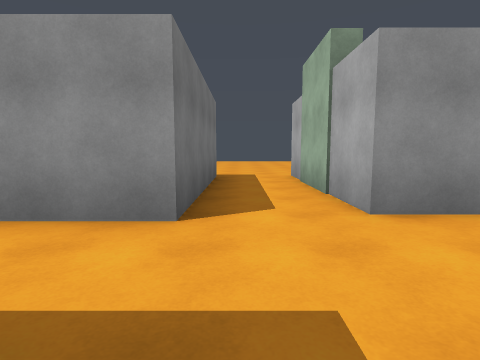
[1] (above)

24 first-person views from a walk through a 3-D level made in the Unity game engine. The camera is 1.3 m above the floor, tilts 6° down and sees 80° across. The floor is counted in squares, 1.8 m on a side. Each view is taken from the middle of a square. On the plan, view 1 faces up. The plan holds only what a view shows up to about 10 squares ahead; the rest is blank. The place goes on beyond the plan. The player character is not drawn.

[2]
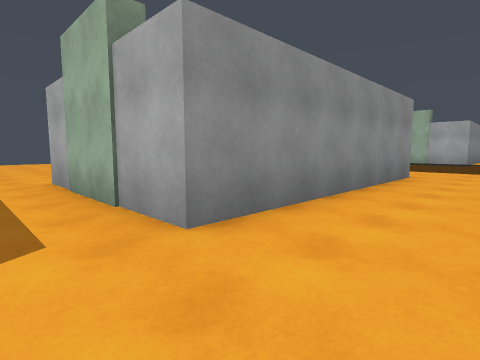

[3]
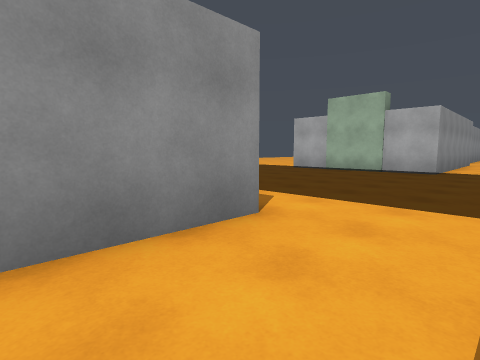

[4]
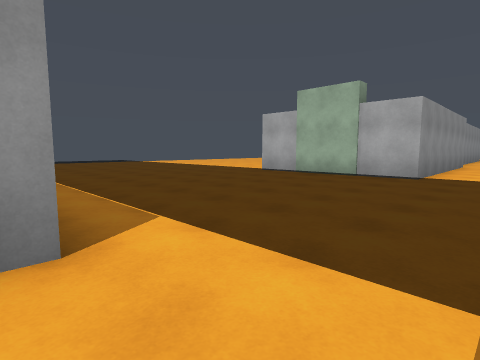

[5]
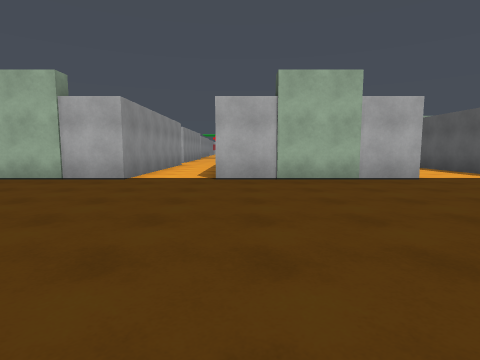

[6]
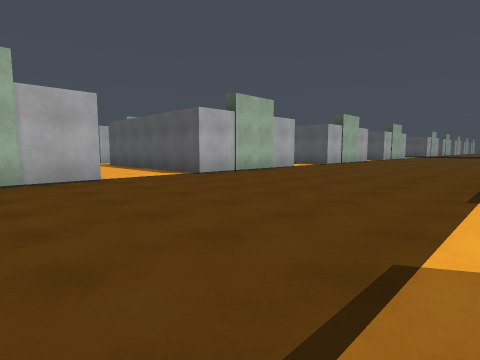

[7]
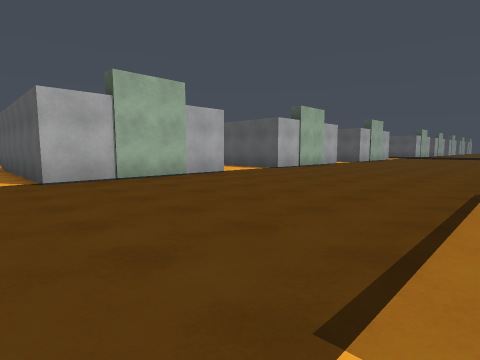

[8]
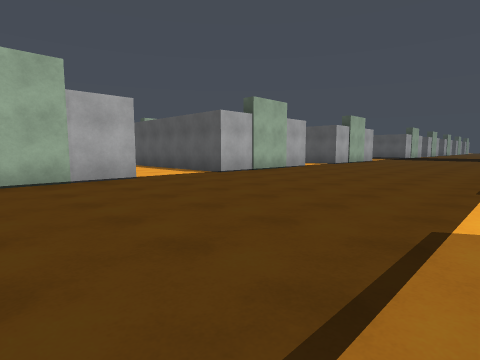

[9]
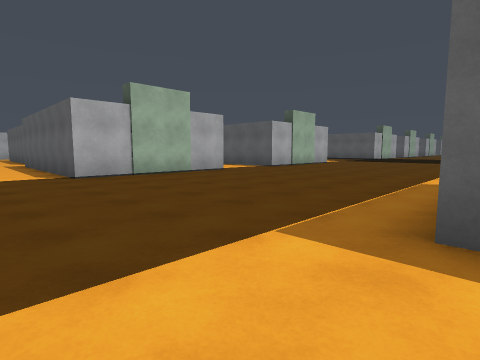

[10]
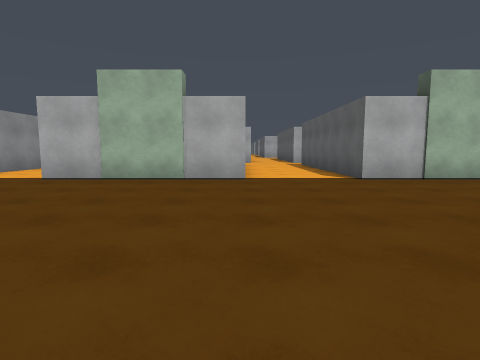

[11]
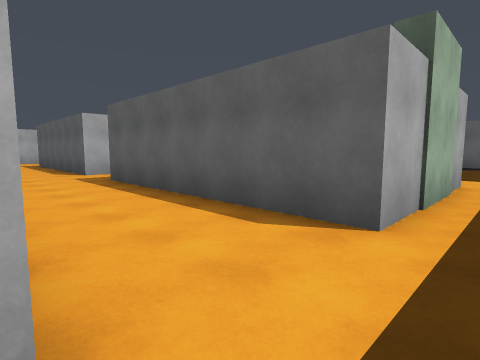

[12]
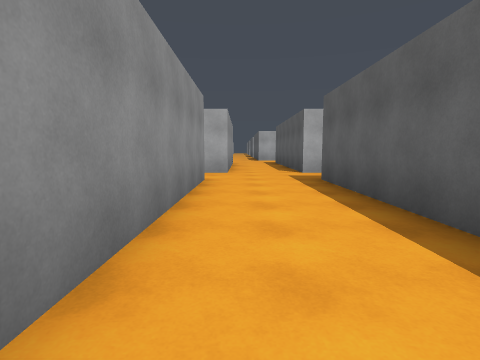

[13]
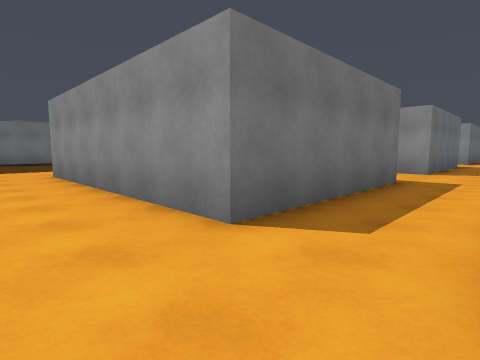

[14]
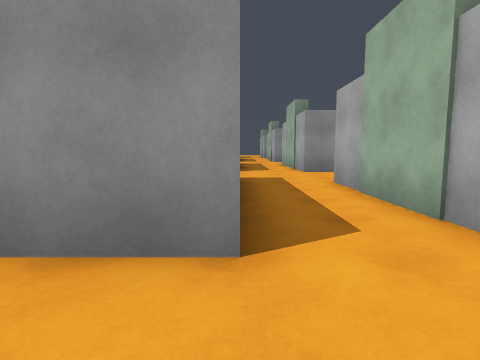

[15]
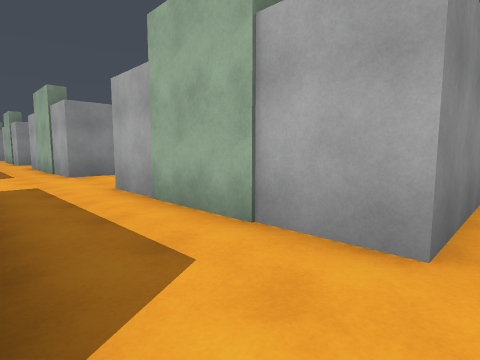

[16]
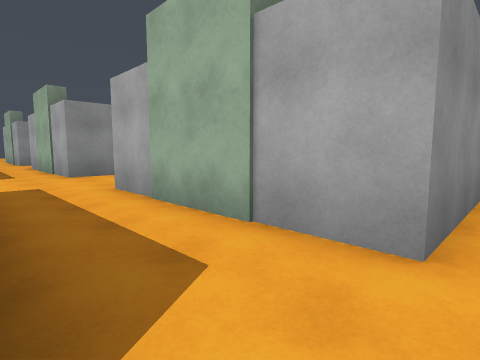

[17]
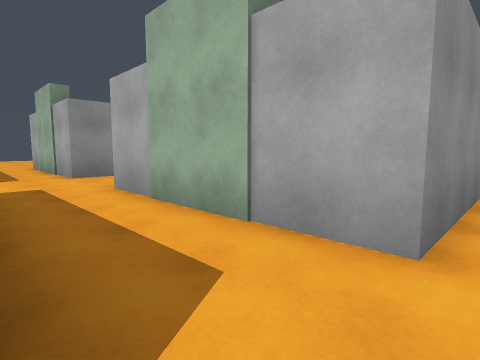

[18]
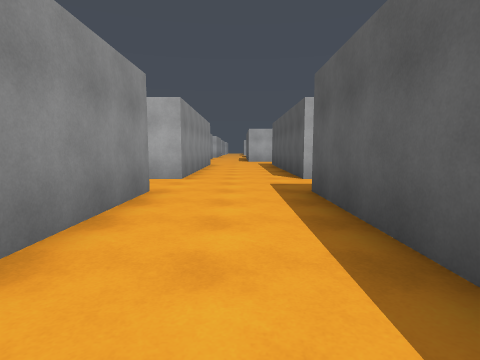

[19]
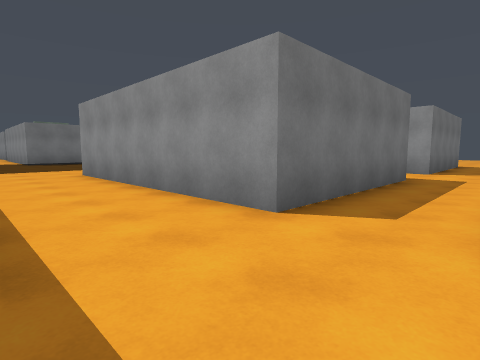

[20]
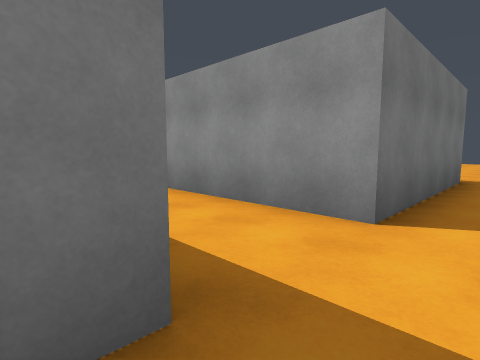

[21]
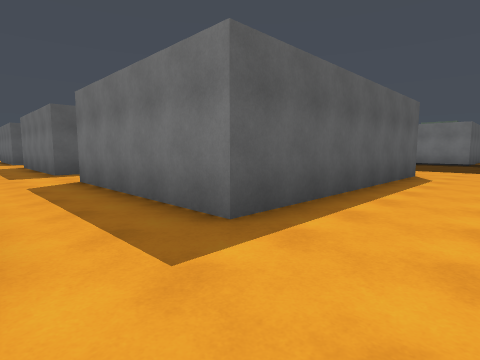

[22]
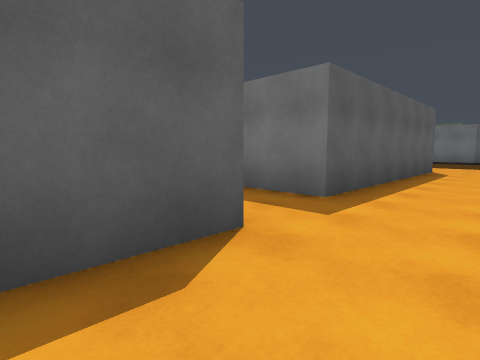

[23]
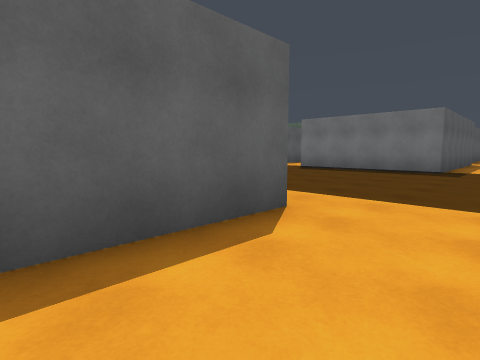

[24]
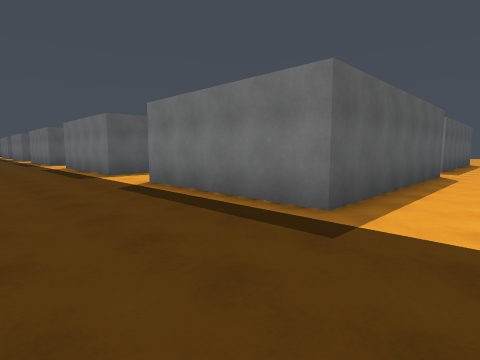

### Floor plan
Key: @ floor where view 1 was taken; # wall or solid block; . main floor; : floor 0.25 m higher than the main floor.
Columns run from 2 left of view 1 to 27 right of it. Each row starts with its distance up from view 1.
 10   ...   ....::::::............
  9  ...........::::::............
  8  #..#######.::::::########.###
  7  #..#     #.::::::#      #.#
  6  #..#     #.::::::#      #.#
  5  #..#     #.::::::#      #.#
  4  #..#     #.::::::#      #.##
  3 ##..#######.::::::########..#
  2 ............::::::...........
  1  ...........::::::....  ....
  0   @      ##.::::::#     ##.#
 -1           #.::::::#      #.#
 -2            .::::::#      #.#
 -3            .::::::#      #.#
 -4            .::::::########.###
 -5            .::::::............
 -6            .::::::............
 -7            .::::::............
 -8            .::::::########.###
 -9            .::::::#      #.#
-10            .::::::#      #.#
-11            .::::::#      #.#
-12            .::::::####  ##.###
-13           ..::::::....  ......
-14           ..::::::.....  ....
-15           ..::::::#####  #..
-16           #.::::::#      #.#
-17            .::::::#      #.#
-18            .::::::#      #.#
-19            .::::::#      #.#
-20            .::::::########.###
-21            .::::::............
-22             ::::::............
-23             ::::::########.##
-24             :: :::#        #
-25                  :#
-26                  :#
-27                   #
-28                   #

Positions as (right, up) in squares from view 1, and headings:
1: (0, 0), facing up
2: (0, 1), facing up-right
3: (6, 1), facing up-right
4: (8, 1), facing up-right
5: (9, 0), facing right
6: (9, -2), facing down-right
7: (9, -6), facing down-right
8: (9, -9), facing down-right
9: (8, -13), facing down-right
10: (9, -20), facing right
11: (15, -20), facing down-right
12: (16, -21), facing right
13: (25, -22), facing up-left
14: (23, -22), facing up
15: (23, -21), facing up-right
16: (23, -13), facing up-right
17: (23, -5), facing up-right
18: (18, -6), facing right
19: (25, -7), facing up-left
20: (24, 0), facing up-left
21: (25, 10), facing down-left
22: (27, 10), facing down-left
23: (19, 10), facing down-left
24: (12, 10), facing down-left
